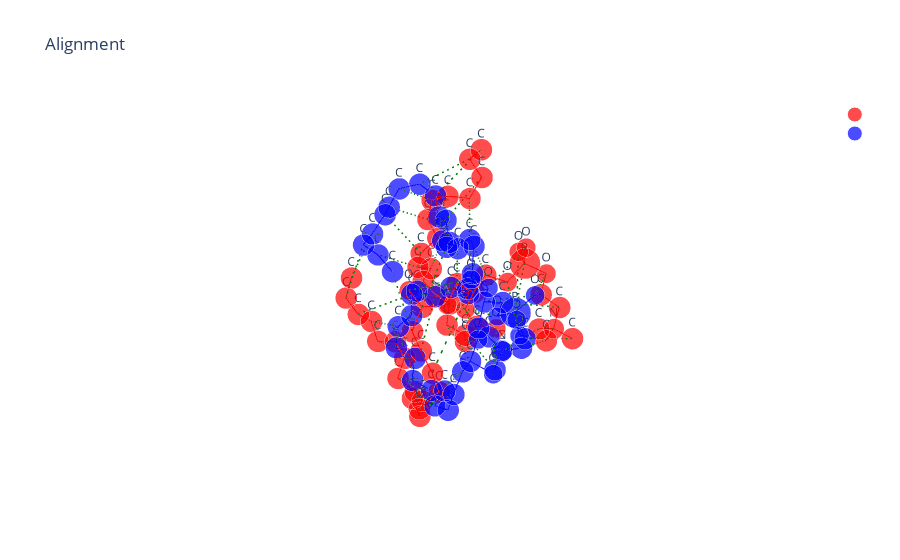

Write notebook code for a chart like this one.
### Code cell
data_path = "../Data/first_8_molecules_RDKIT"
ligand = '1ln1_DLP'
i = 0
path1 = os.path.join(data_path, 'extra_bio_ligands', ligand+'.xyz')
path2 = os.path.join('arbalign_output', ligand+'_conf'+str(i)+'-aligned_to-'+ligand+'.xyz')
molA = next(pybel.readfile("xyz", path1))
molB = next(pybel.readfile("xyz", path2))
X_A, T_A, B_A = otm.tl.process_molecule(molA, heavy_atoms_only=True) 
X_B, T_B, B_B = otm.tl.process_molecule(molB, heavy_atoms_only=True)
X_B_aligned, _, _ = otm.tl.kabsch(X_A, X_B, np.eye(X_A.shape[0]))
print(otm.tl.root_mean_square_deviation(X_A, X_B_aligned))
otm.pl.interactive_alignment_plot(X_A, X_B_aligned, T_A, T_B, B_A, B_B, assignment, '', '')

### Figure 1 — Plotly figure (JSON) as saved in the notebook; plotly's stock layout.template omitted (floating-point values rounded to 4 significant figures)
{"data": [{"marker": {"color": "red", "size": [15.2, 15.2, 15.2, 15.2, 15.2, 15.2, 15.2, 15.2, 15.2, 15.2, 15.2, 15.2, 15.2, 15.2, 15.2, 15.2, 15.2, 15.2, 15.2, 15.2, 15.2, 15.2, 15.2, 15.2, 15.2, 15.2, 15.2, 15.2, 15.2, 15.2, 15.2, 15.2, 15.2, 15.2, 15.2, 15.2, 15.2, 15.2, 15.2, 15.2, 15.2, 15.2, 15.2, 15.2, 14.2, 13.2, 13.2, 13.2, 13.2, 13.2, 13.2, 13.2, 13.2, 21.4], "symbol": "circle"}, "mode": "markers+text", "name": "", "text": ["C", "C", "C", "C", "C", "C", "C", "C", "C", "C", "C", "C", "C", "C", "C", "C", "C", "C", "C", "C", "C", "C", "C", "C", "C", "C", "C", "C", "C", "C", "C", "C", "C", "C", "C", "C", "C", "C", "C", "C", "C", "C", "C", "C", "N", "O", "O", "O", "O", "O", "O", "O", "O", "P"], "textposition": "top center", "type": "scatter3d", "x": [49.37, 50.8, 51.9, 46.91, 46.23, 48.26, 46.06, 46.67, 54.38, 55.62, 55.28, 55.72, 55.48, 56.67, 56.29, 55.65, 54.66, 54.22, 54.67, 53.89, 53.72, 54.27, 53.89, 54.84, 54.82, 54.18, 50.65, 51.1, 50.09, 50.45, 49.59, 49.41, 49.98, 49.79, 51.09, 51.13, 49.84, 49.55, 49.19, 49.07, 47.79, 46.98, 46.78, 45.31, 46.81, 51.08, 53.12, 54.44, 49.95, 46.23, 47.61, 48.44, 46.39, 47.17], "y": [49.7, 50.05, 49.65, 52.38, 53.47, 54.03, 54.69, 52.44, 49.3, 49.79, 50.08, 51.48, 51.75, 51.3, 50.84, 49.41, 49.2, 47.97, 46.71, 46.62, 45.49, 44.14, 43.03, 43.0, 41.66, 41.68, 50.25, 49.7, 48.74, 47.3, 46.71, 45.19, 44.38, 45.07, 45.2, 45.63, 45.86, 44.62, 44.69, 46.04, 46.74, 46.99, 45.73, 45.39, 53.64, 49.6, 50.07, 48.24, 51.3, 49.83, 51.32, 50.77, 52.23, 51.04], "z": [19.91, 19.48, 20.47, 18.5, 17.69, 16.44, 15.66, 15.52, 19.86, 19.07, 17.58, 17.08, 15.57, 14.71, 13.32, 13.28, 12.07, 11.68, 12.39, 13.71, 14.41, 13.96, 14.92, 16.08, 16.78, 18.18, 16.8, 15.45, 14.79, 15.07, 16.17, 16.02, 17.18, 18.5, 19.25, 20.53, 21.27, 22.05, 23.33, 24.0, 23.67, 24.92, 25.73, 25.92, 16.33, 18.07, 19.76, 20.55, 16.84, 20.36, 21.84, 19.45, 19.82, 20.4]}, {"marker": {"color": "blue", "size": [15.2, 15.2, 15.2, 15.2, 15.2, 15.2, 15.2, 15.2, 15.2, 15.2, 15.2, 15.2, 15.2, 15.2, 15.2, 15.2, 15.2, 15.2, 15.2, 15.2, 15.2, 15.2, 15.2, 15.2, 15.2, 15.2, 15.2, 15.2, 15.2, 15.2, 15.2, 15.2, 15.2, 15.2, 15.2, 15.2, 15.2, 15.2, 15.2, 15.2, 15.2, 15.2, 15.2, 15.2, 14.2, 13.2, 13.2, 13.2, 13.2, 13.2, 13.2, 13.2, 13.2, 21.4], "symbol": "circle"}, "mode": "markers+text", "name": "", "text": ["C", "C", "C", "C", "C", "C", "C", "C", "C", "C", "C", "C", "C", "C", "C", "C", "C", "C", "C", "C", "C", "C", "C", "C", "C", "C", "C", "C", "C", "C", "C", "C", "C", "C", "C", "C", "C", "C", "C", "C", "C", "C", "C", "C", "N", "O", "O", "O", "O", "O", "O", "O", "O", "P"], "textposition": "top center", "type": "scatter3d", "x": [51.81, 52.55, 49.72, 51.72, 50.39, 47.61, 47.98, 47.49, 51.68, 53.32, 49.4, 47.54, 53.36, 54.58, 53.35, 53.4, 54.82, 54.76, 54.07, 53.24, 52.41, 53.88, 53.02, 51.59, 53.93, 52.67, 52.83, 48.74, 49.56, 53.41, 46.55, 48.66, 50.48, 50.85, 53.94, 51.73, 49.13, 50.6, 49.56, 48.07, 50.89, 48.69, 48.59, 47.62, 48.33, 52.44, 50.31, 53.55, 52.95, 47.83, 51.88, 49.73, 47.61, 48.7], "y": [50.8, 51.42, 47.59, 51.65, 51.97, 51.84, 52.28, 50.05, 48.56, 45.31, 44.99, 46.64, 51.62, 52.05, 49.99, 48.74, 51.82, 50.55, 47.56, 46.94, 45.84, 45.76, 45.03, 44.96, 43.32, 42.59, 52.27, 49.78, 51.16, 52.26, 45.63, 45.91, 44.22, 47.37, 44.8, 42.88, 46.21, 41.88, 41.8, 44.12, 49.65, 45.46, 42.84, 43.34, 50.73, 51.94, 51.61, 52.24, 53.65, 51.34, 52.04, 52.98, 52.38, 51.77], "z": [23.44, 22.29, 21.12, 20.07, 19.51, 13.97, 15.34, 12.45, 22.41, 19.98, 15.82, 16.0, 15.6, 14.89, 12.64, 11.77, 13.49, 12.78, 12.36, 13.49, 16.2, 14.14, 15.1, 17.12, 21.36, 21.38, 19.15, 14.45, 12.76, 16.96, 15.45, 16.76, 16.48, 22.05, 21.26, 22.56, 20.8, 22.39, 23.38, 21.58, 23.04, 22.0, 23.74, 22.74, 13.44, 17.84, 18.19, 22.78, 16.58, 16.33, 21.33, 17.14, 18.81, 17.68]}, {"line": {"color": "red", "width": 2}, "mode": "lines", "showlegend": false, "type": "scatter3d", "x": [49.37, 50.8], "y": [49.7, 50.05], "z": [19.91, 19.48]}, {"line": {"color": "red", "width": 2}, "mode": "lines", "showlegend": false, "type": "scatter3d", "x": [49.37, 48.44], "y": [49.7, 50.77], "z": [19.91, 19.45]}, {"line": {"color": "red", "width": 2}, "mode": "lines", "showlegend": false, "type": "scatter3d", "x": [50.8, 51.9], "y": [50.05, 49.65], "z": [19.48, 20.47]}, {"line": {"color": "red", "width": 2}, "mode": "lines", "showlegend": false, "type": "scatter3d", "x": [50.8, 51.08], "y": [50.05, 49.6], "z": [19.48, 18.07]}, {"line": {"color": "red", "width": 2}, "mode": "lines", "showlegend": false, "type": "scatter3d", "x": [51.9, 53.12], "y": [49.65, 50.07], "z": [20.47, 19.76]}, {"line": {"color": "red", "width": 2}, "mode": "lines", "showlegend": false, "type": "scatter3d", "x": [46.91, 46.23], "y": [52.38, 53.47], "z": [18.5, 17.69]}, {"line": {"color": "red", "width": 2}, "mode": "lines", "showlegend": false, "type": "scatter3d", "x": [46.91, 46.39], "y": [52.38, 52.23], "z": [18.5, 19.82]}, {"line": {"color": "red", "width": 2}, "mode": "lines", "showlegend": false, "type": "scatter3d", "x": [46.23, 46.81], "y": [53.47, 53.64], "z": [17.69, 16.33]}, {"line": {"color": "red", "width": 2}, "mode": "lines", "showlegend": false, "type": "scatter3d", "x": [48.26, 46.81], "y": [54.03, 53.64], "z": [16.44, 16.33]}, {"line": {"color": "red", "width": 2}, "mode": "lines", "showlegend": false, "type": "scatter3d", "x": [46.06, 46.81], "y": [54.69, 53.64], "z": [15.66, 16.33]}, {"line": {"color": "red", "width": 2}, "mode": "lines", "showlegend": false, "type": "scatter3d", "x": [46.67, 46.81], "y": [52.44, 53.64], "z": [15.52, 16.33]}, {"line": {"color": "red", "width": 2}, "mode": "lines", "showlegend": false, "type": "scatter3d", "x": [54.38, 55.62], "y": [49.3, 49.79], "z": [19.86, 19.07]}, {"line": {"color": "red", "width": 2}, "mode": "lines", "showlegend": false, "type": "scatter3d", "x": [54.38, 53.12], "y": [49.3, 50.07], "z": [19.86, 19.76]}, {"line": {"color": "red", "width": 2}, "mode": "lines", "showlegend": false, "type": "scatter3d", "x": [54.38, 54.44], "y": [49.3, 48.24], "z": [19.86, 20.55]}, {"line": {"color": "red", "width": 2}, "mode": "lines", "showlegend": false, "type": "scatter3d", "x": [55.62, 55.28], "y": [49.79, 50.08], "z": [19.07, 17.58]}, {"line": {"color": "red", "width": 2}, "mode": "lines", "showlegend": false, "type": "scatter3d", "x": [55.28, 55.72], "y": [50.08, 51.48], "z": [17.58, 17.08]}, {"line": {"color": "red", "width": 2}, "mode": "lines", "showlegend": false, "type": "scatter3d", "x": [55.72, 55.48], "y": [51.48, 51.75], "z": [17.08, 15.57]}, {"line": {"color": "red", "width": 2}, "mode": "lines", "showlegend": false, "type": "scatter3d", "x": [55.48, 56.67], "y": [51.75, 51.3], "z": [15.57, 14.71]}, {"line": {"color": "red", "width": 2}, "mode": "lines", "showlegend": false, "type": "scatter3d", "x": [56.67, 56.29], "y": [51.3, 50.84], "z": [14.71, 13.32]}, {"line": {"color": "red", "width": 2}, "mode": "lines", "showlegend": false, "type": "scatter3d", "x": [56.29, 55.65], "y": [50.84, 49.41], "z": [13.32, 13.28]}, {"line": {"color": "red", "width": 2}, "mode": "lines", "showlegend": false, "type": "scatter3d", "x": [55.65, 54.66], "y": [49.41, 49.2], "z": [13.28, 12.07]}, {"line": {"color": "red", "width": 2}, "mode": "lines", "showlegend": false, "type": "scatter3d", "x": [54.66, 54.22], "y": [49.2, 47.97], "z": [12.07, 11.68]}, {"line": {"color": "red", "width": 2}, "mode": "lines", "showlegend": false, "type": "scatter3d", "x": [54.22, 54.67], "y": [47.97, 46.71], "z": [11.68, 12.39]}, {"line": {"color": "red", "width": 2}, "mode": "lines", "showlegend": false, "type": "scatter3d", "x": [54.67, 53.89], "y": [46.71, 46.62], "z": [12.39, 13.71]}, {"line": {"color": "red", "width": 2}, "mode": "lines", "showlegend": false, "type": "scatter3d", "x": [53.89, 53.72], "y": [46.62, 45.49], "z": [13.71, 14.41]}, {"line": {"color": "red", "width": 2}, "mode": "lines", "showlegend": false, "type": "scatter3d", "x": [53.72, 54.27], "y": [45.49, 44.14], "z": [14.41, 13.96]}, {"line": {"color": "red", "width": 2}, "mode": "lines", "showlegend": false, "type": "scatter3d", "x": [54.27, 53.89], "y": [44.14, 43.03], "z": [13.96, 14.92]}, {"line": {"color": "red", "width": 2}, "mode": "lines", "showlegend": false, "type": "scatter3d", "x": [53.89, 54.84], "y": [43.03, 43.0], "z": [14.92, 16.08]}, {"line": {"color": "red", "width": 2}, "mode": "lines", "showlegend": false, "type": "scatter3d", "x": [54.84, 54.82], "y": [43.0, 41.66], "z": [16.08, 16.78]}, {"line": {"color": "red", "width": 2}, "mode": "lines", "showlegend": false, "type": "scatter3d", "x": [54.82, 54.18], "y": [41.66, 41.68], "z": [16.78, 18.18]}, {"line": {"color": "red", "width": 2}, "mode": "lines", "showlegend": false, "type": "scatter3d", "x": [50.65, 51.1], "y": [50.25, 49.7], "z": [16.8, 15.45]}, {"line": {"color": "red", "width": 2}, "mode": "lines", "showlegend": false, "type": "scatter3d", "x": [50.65, 51.08], "y": [50.25, 49.6], "z": [16.8, 18.07]}, {"line": {"color": "red", "width": 2}, "mode": "lines", "showlegend": false, "type": "scatter3d", "x": [50.65, 49.95], "y": [50.25, 51.3], "z": [16.8, 16.84]}, {"line": {"color": "red", "width": 2}, "mode": "lines", "showlegend": false, "type": "scatter3d", "x": [51.1, 50.09], "y": [49.7, 48.74], "z": [15.45, 14.79]}, {"line": {"color": "red", "width": 2}, "mode": "lines", "showlegend": false, "type": "scatter3d", "x": [50.09, 50.45], "y": [48.74, 47.3], "z": [14.79, 15.07]}, {"line": {"color": "red", "width": 2}, "mode": "lines", "showlegend": false, "type": "scatter3d", "x": [50.45, 49.59], "y": [47.3, 46.71], "z": [15.07, 16.17]}, {"line": {"color": "red", "width": 2}, "mode": "lines", "showlegend": false, "type": "scatter3d", "x": [49.59, 49.41], "y": [46.71, 45.19], "z": [16.17, 16.02]}, {"line": {"color": "red", "width": 2}, "mode": "lines", "showlegend": false, "type": "scatter3d", "x": [49.41, 49.98], "y": [45.19, 44.38], "z": [16.02, 17.18]}, {"line": {"color": "red", "width": 2}, "mode": "lines", "showlegend": false, "type": "scatter3d", "x": [49.98, 49.79], "y": [44.38, 45.07], "z": [17.18, 18.5]}, {"line": {"color": "red", "width": 2}, "mode": "lines", "showlegend": false, "type": "scatter3d", "x": [49.79, 51.09], "y": [45.07, 45.2], "z": [18.5, 19.25]}, {"line": {"color": "red", "width": 2}, "mode": "lines", "showlegend": false, "type": "scatter3d", "x": [51.09, 51.13], "y": [45.2, 45.63], "z": [19.25, 20.53]}, {"line": {"color": "red", "width": 2}, "mode": "lines", "showlegend": false, "type": "scatter3d", "x": [51.13, 49.84], "y": [45.63, 45.86], "z": [20.53, 21.27]}, {"line": {"color": "red", "width": 2}, "mode": "lines", "showlegend": false, "type": "scatter3d", "x": [49.84, 49.55], "y": [45.86, 44.62], "z": [21.27, 22.05]}, {"line": {"color": "red", "width": 2}, "mode": "lines", "showlegend": false, "type": "scatter3d", "x": [49.55, 49.19], "y": [44.62, 44.69], "z": [22.05, 23.33]}, {"line": {"color": "red", "width": 2}, "mode": "lines", "showlegend": false, "type": "scatter3d", "x": [49.19, 49.07], "y": [44.69, 46.04], "z": [23.33, 24.0]}, {"line": {"color": "red", "width": 2}, "mode": "lines", "showlegend": false, "type": "scatter3d", "x": [49.07, 47.79], "y": [46.04, 46.74], "z": [24.0, 23.67]}, {"line": {"color": "red", "width": 2}, "mode": "lines", "showlegend": false, "type": "scatter3d", "x": [47.79, 46.98], "y": [46.74, 46.99], "z": [23.67, 24.92]}, {"line": {"color": "red", "width": 2}, "mode": "lines", "showlegend": false, "type": "scatter3d", "x": [46.98, 46.78], "y": [46.99, 45.73], "z": [24.92, 25.73]}, {"line": {"color": "red", "width": 2}, "mode": "lines", "showlegend": false, "type": "scatter3d", "x": [46.78, 45.31], "y": [45.73, 45.39], "z": [25.73, 25.92]}, {"line": {"color": "red", "width": 2}, "mode": "lines", "showlegend": false, "type": "scatter3d", "x": [46.23, 47.17], "y": [49.83, 51.04], "z": [20.36, 20.4]}, {"line": {"color": "red", "width": 2}, "mode": "lines", "showlegend": false, "type": "scatter3d", "x": [47.61, 47.17], "y": [51.32, 51.04], "z": [21.84, 20.4]}, {"line": {"color": "red", "width": 2}, "mode": "lines", "showlegend": false, "type": "scatter3d", "x": [48.44, 47.17], "y": [50.77, 51.04], "z": [19.45, 20.4]}, {"line": {"color": "red", "width": 2}, "mode": "lines", "showlegend": false, "type": "scatter3d", "x": [46.39, 47.17], "y": [52.23, 51.04], "z": [19.82, 20.4]}, {"line": {"color": "blue", "width": 2}, "mode": "lines", "showlegend": false, "type": "scatter3d", "x": [51.81, 52.55], "y": [50.8, 51.42], "z": [23.44, 22.29]}, {"line": {"color": "blue", "width": 2}, "mode": "lines", "showlegend": false, "type": "scatter3d", "x": [51.81, 50.89], "y": [50.8, 49.65], "z": [23.44, 23.04]}, {"line": {"color": "blue", "width": 2}, "mode": "lines", "showlegend": false, "type": "scatter3d", "x": [52.55, 53.55], "y": [51.42, 52.24], "z": [22.29, 22.78]}, {"line": {"color": "blue", "width": 2}, "mode": "lines", "showlegend": false, "type": "scatter3d", "x": [52.55, 51.88], "y": [51.42, 52.04], "z": [22.29, 21.33]}, {"line": {"color": "blue", "width": 2}, "mode": "lines", "showlegend": false, "type": "scatter3d", "x": [49.72, 50.85], "y": [47.59, 47.37], "z": [21.12, 22.05]}, {"line": {"color": "blue", "width": 2}, "mode": "lines", "showlegend": false, "type": "scatter3d", "x": [49.72, 49.13], "y": [47.59, 46.21], "z": [21.12, 20.8]}, {"line": {"color": "blue", "width": 2}, "mode": "lines", "showlegend": false, "type": "scatter3d", "x": [51.72, 50.39], "y": [51.65, 51.97], "z": [20.07, 19.51]}, {"line": {"color": "blue", "width": 2}, "mode": "lines", "showlegend": false, "type": "scatter3d", "x": [51.72, 52.83], "y": [51.65, 52.27], "z": [20.07, 19.15]}, {"line": {"color": "blue", "width": 2}, "mode": "lines", "showlegend": false, "type": "scatter3d", "x": [51.72, 51.88], "y": [51.65, 52.04], "z": [20.07, 21.33]}, {"line": {"color": "blue", "width": 2}, "mode": "lines", "showlegend": false, "type": "scatter3d", "x": [50.39, 50.31], "y": [51.97, 51.61], "z": [19.51, 18.19]}, {"line": {"color": "blue", "width": 2}, "mode": "lines", "showlegend": false, "type": "scatter3d", "x": [47.61, 47.98], "y": [51.84, 52.28], "z": [13.97, 15.34]}, {"line": {"color": "blue", "width": 2}, "mode": "lines", "showlegend": false, "type": "scatter3d", "x": [47.61, 48.33], "y": [51.84, 50.73], "z": [13.97, 13.44]}, {"line": {"color": "blue", "width": 2}, "mode": "lines", "showlegend": false, "type": "scatter3d", "x": [47.98, 47.83], "y": [52.28, 51.34], "z": [15.34, 16.33]}, {"line": {"color": "blue", "width": 2}, "mode": "lines", "showlegend": false, "type": "scatter3d", "x": [47.49, 48.33], "y": [50.05, 50.73], "z": [12.45, 13.44]}, {"line": {"color": "blue", "width": 2}, "mode": "lines", "showlegend": false, "type": "scatter3d", "x": [51.68, 50.85], "y": [48.56, 47.37], "z": [22.41, 22.05]}, {"line": {"color": "blue", "width": 2}, "mode": "lines", "showlegend": false, "type": "scatter3d", "x": [51.68, 50.89], "y": [48.56, 49.65], "z": [22.41, 23.04]}, {"line": {"color": "blue", "width": 2}, "mode": "lines", "showlegend": false, "type": "scatter3d", "x": [53.32, 53.94], "y": [45.31, 44.8], "z": [19.98, 21.26]}, {"line": {"color": "blue", "width": 2}, "mode": "lines", "showlegend": false, "type": "scatter3d", "x": [49.4, 48.66], "y": [44.99, 45.91], "z": [15.82, 16.76]}, {"line": {"color": "blue", "width": 2}, "mode": "lines", "showlegend": false, "type": "scatter3d", "x": [49.4, 50.48], "y": [44.99, 44.22], "z": [15.82, 16.48]}, {"line": {"color": "blue", "width": 2}, "mode": "lines", "showlegend": false, "type": "scatter3d", "x": [47.54, 46.55], "y": [46.64, 45.63], "z": [16.0, 15.45]}, {"line": {"color": "blue", "width": 2}, "mode": "lines", "showlegend": false, "type": "scatter3d", "x": [47.54, 48.66], "y": [46.64, 45.91], "z": [16.0, 16.76]}, {"line": {"color": "blue", "width": 2}, "mode": "lines", "showlegend": false, "type": "scatter3d", "x": [53.36, 54.58], "y": [51.62, 52.05], "z": [15.6, 14.89]}, {"line": {"color": "blue", "width": 2}, "mode": "lines", "showlegend": false, "type": "scatter3d", "x": [53.36, 53.41], "y": [51.62, 52.26], "z": [15.6, 16.96]}, {"line": {"color": "blue", "width": 2}, "mode": "lines", "showlegend": false, "type": "scatter3d", "x": [54.58, 54.82], "y": [52.05, 51.82], "z": [14.89, 13.49]}, {"line": {"color": "blue", "width": 2}, "mode": "lines", "showlegend": false, "type": "scatter3d", "x": [53.35, 53.4], "y": [49.99, 48.74], "z": [12.64, 11.77]}, {"line": {"color": "blue", "width": 2}, "mode": "lines", "showlegend": false, "type": "scatter3d", "x": [53.35, 54.76], "y": [49.99, 50.55], "z": [12.64, 12.78]}, {"line": {"color": "blue", "width": 2}, "mode": "lines", "showlegend": false, "type": "scatter3d", "x": [53.4, 54.07], "y": [48.74, 47.56], "z": [11.77, 12.36]}, {"line": {"color": "blue", "width": 2}, "mode": "lines", "showlegend": false, "type": "scatter3d", "x": [54.82, 54.76], "y": [51.82, 50.55], "z": [13.49, 12.78]}, {"line": {"color": "blue", "width": 2}, "mode": "lines", "showlegend": false, "type": "scatter3d", "x": [54.07, 53.24], "y": [47.56, 46.94], "z": [12.36, 13.49]}, {"line": {"color": "blue", "width": 2}, "mode": "lines", "showlegend": false, "type": "scatter3d", "x": [53.24, 53.88], "y": [46.94, 45.76], "z": [13.49, 14.14]}, {"line": {"color": "blue", "width": 2}, "mode": "lines", "showlegend": false, "type": "scatter3d", "x": [52.41, 53.02], "y": [45.84, 45.03], "z": [16.2, 15.1]}, {"line": {"color": "blue", "width": 2}, "mode": "lines", "showlegend": false, "type": "scatter3d", "x": [52.41, 51.59], "y": [45.84, 44.96], "z": [16.2, 17.12]}, {"line": {"color": "blue", "width": 2}, "mode": "lines", "showlegend": false, "type": "scatter3d", "x": [53.88, 53.02], "y": [45.76, 45.03], "z": [14.14, 15.1]}, {"line": {"color": "blue", "width": 2}, "mode": "lines", "showlegend": false, "type": "scatter3d", "x": [51.59, 50.48], "y": [44.96, 44.22], "z": [17.12, 16.48]}, {"line": {"color": "blue", "width": 2}, "mode": "lines", "showlegend": false, "type": "scatter3d", "x": [53.93, 52.67], "y": [43.32, 42.59], "z": [21.36, 21.38]}, {"line": {"color": "blue", "width": 2}, "mode": "lines", "showlegend": false, "type": "scatter3d", "x": [53.93, 53.94], "y": [43.32, 44.8], "z": [21.36, 21.26]}, {"line": {"color": "blue", "width": 2}, "mode": "lines", "showlegend": false, "type": "scatter3d", "x": [52.67, 51.73], "y": [42.59, 42.88], "z": [21.38, 22.56]}, {"line": {"color": "blue", "width": 2}, "mode": "lines", "showlegend": false, "type": "scatter3d", "x": [52.83, 52.44], "y": [52.27, 51.94], "z": [19.15, 17.84]}, {"line": {"color": "blue", "width": 2}, "mode": "lines", "showlegend": false, "type": "scatter3d", "x": [48.74, 48.33], "y": [49.78, 50.73], "z": [14.45, 13.44]}, {"line": {"color": "blue", "width": 2}, "mode": "lines", "showlegend": false, "type": "scatter3d", "x": [49.56, 48.33], "y": [51.16, 50.73], "z": [12.76, 13.44]}, {"line": {"color": "blue", "width": 2}, "mode": "lines", "showlegend": false, "type": "scatter3d", "x": [53.41, 52.44], "y": [52.26, 51.94], "z": [16.96, 17.84]}, {"line": {"color": "blue", "width": 2}, "mode": "lines", "showlegend": false, "type": "scatter3d", "x": [53.41, 52.95], "y": [52.26, 53.65], "z": [16.96, 16.58]}, {"line": {"color": "blue", "width": 2}, "mode": "lines", "showlegend": false, "type": "scatter3d", "x": [51.73, 50.6], "y": [42.88, 41.88], "z": [22.56, 22.39]}, {"line": {"color": "blue", "width": 2}, "mode": "lines", "showlegend": false, "type": "scatter3d", "x": [49.13, 48.69], "y": [46.21, 45.46], "z": [20.8, 22.0]}, {"line": {"color": "blue", "width": 2}, "mode": "lines", "showlegend": false, "type": "scatter3d", "x": [50.6, 49.56], "y": [41.88, 41.8], "z": [22.39, 23.38]}, {"line": {"color": "blue", "width": 2}, "mode": "lines", "showlegend": false, "type": "scatter3d", "x": [49.56, 48.59], "y": [41.8, 42.84], "z": [23.38, 23.74]}, {"line": {"color": "blue", "width": 2}, "mode": "lines", "showlegend": false, "type": "scatter3d", "x": [48.07, 48.69], "y": [44.12, 45.46], "z": [21.58, 22.0]}, {"line": {"color": "blue", "width": 2}, "mode": "lines", "showlegend": false, "type": "scatter3d", "x": [48.07, 47.62], "y": [44.12, 43.34], "z": [21.58, 22.74]}, {"line": {"color": "blue", "width": 2}, "mode": "lines", "showlegend": false, "type": "scatter3d", "x": [48.59, 47.62], "y": [42.84, 43.34], "z": [23.74, 22.74]}, {"line": {"color": "blue", "width": 2}, "mode": "lines", "showlegend": false, "type": "scatter3d", "x": [50.31, 48.7], "y": [51.61, 51.77], "z": [18.19, 17.68]}, {"line": {"color": "blue", "width": 2}, "mode": "lines", "showlegend": false, "type": "scatter3d", "x": [47.83, 48.7], "y": [51.34, 51.77], "z": [16.33, 17.68]}, {"line": {"color": "blue", "width": 2}, "mode": "lines", "showlegend": false, "type": "scatter3d", "x": [49.73, 48.7], "y": [52.98, 51.77], "z": [17.14, 17.68]}, {"line": {"color": "blue", "width": 2}, "mode": "lines", "showlegend": false, "type": "scatter3d", "x": [47.61, 48.7], "y": [52.38, 51.77], "z": [18.81, 17.68]}, {"line": {"color": "green", "dash": "longdash", "width": 3}, "mode": "lines", "showlegend": false, "type": "scatter3d", "x": [49.37, 51.81], "y": [49.7, 50.8], "z": [19.91, 23.44]}, {"line": {"color": "green", "dash": "longdash", "width": 3}, "mode": "lines", "showlegend": false, "type": "scatter3d", "x": [50.8, 52.55], "y": [50.05, 51.42], "z": [19.48, 22.29]}, {"line": {"color": "green", "dash": "longdash", "width": 3}, "mode": "lines", "showlegend": false, "type": "scatter3d", "x": [51.9, 49.72], "y": [49.65, 47.59], "z": [20.47, 21.12]}, {"line": {"color": "green", "dash": "longdash", "width": 3}, "mode": "lines", "showlegend": false, "type": "scatter3d", "x": [46.91, 51.72], "y": [52.38, 51.65], "z": [18.5, 20.07]}, {"line": {"color": "green", "dash": "longdash", "width": 3}, "mode": "lines", "showlegend": false, "type": "scatter3d", "x": [46.23, 50.39], "y": [53.47, 51.97], "z": [17.69, 19.51]}, {"line": {"color": "green", "dash": "longdash", "width": 3}, "mode": "lines", "showlegend": false, "type": "scatter3d", "x": [48.26, 47.61], "y": [54.03, 51.84], "z": [16.44, 13.97]}, {"line": {"color": "green", "dash": "longdash", "width": 3}, "mode": "lines", "showlegend": false, "type": "scatter3d", "x": [46.06, 47.98], "y": [54.69, 52.28], "z": [15.66, 15.34]}, {"line": {"color": "green", "dash": "longdash", "width": 3}, "mode": "lines", "showlegend": false, "type": "scatter3d", "x": [46.67, 47.49], "y": [52.44, 50.05], "z": [15.52, 12.45]}, {"line": {"color": "green", "dash": "longdash", "width": 3}, "mode": "lines", "showlegend": false, "type": "scatter3d", "x": [54.38, 51.68], "y": [49.3, 48.56], "z": [19.86, 22.41]}, {"line": {"color": "green", "dash": "longdash", "width": 3}, "mode": "lines", "showlegend": false, "type": "scatter3d", "x": [55.62, 53.32], "y": [49.79, 45.31], "z": [19.07, 19.98]}, {"line": {"color": "green", "dash": "longdash", "width": 3}, "mode": "lines", "showlegend": false, "type": "scatter3d", "x": [55.28, 49.4], "y": [50.08, 44.99], "z": [17.58, 15.82]}, {"line": {"color": "green", "dash": "longdash", "width": 3}, "mode": "lines", "showlegend": false, "type": "scatter3d", "x": [55.72, 47.54], "y": [51.48, 46.64], "z": [17.08, 16.0]}, {"line": {"color": "green", "dash": "longdash", "width": 3}, "mode": "lines", "showlegend": false, "type": "scatter3d", "x": [55.48, 53.36], "y": [51.75, 51.62], "z": [15.57, 15.6]}, {"line": {"color": "green", "dash": "longdash", "width": 3}, "mode": "lines", "showlegend": false, "type": "scatter3d", "x": [56.67, 54.58], "y": [51.3, 52.05], "z": [14.71, 14.89]}, {"line": {"color": "green", "dash": "longdash", "width": 3}, "mode": "lines", "showlegend": false, "type": "scatter3d", "x": [56.29, 53.35], "y": [50.84, 49.99], "z": [13.32, 12.64]}, {"line": {"color": "green", "dash": "longdash", "width": 3}, "mode": "lines", "showlegend": false, "type": "scatter3d", "x": [55.65, 53.4], "y": [49.41, 48.74], "z": [13.28, 11.77]}, {"line": {"color": "green", "dash": "longdash", "width": 3}, "mode": "lines", "showlegend": false, "type": "scatter3d", "x": [54.66, 54.82], "y": [49.2, 51.82], "z": [12.07, 13.49]}, {"line": {"color": "green", "dash": "longdash", "width": 3}, "mode": "lines", "showlegend": false, "type": "scatter3d", "x": [54.22, 54.76], "y": [47.97, 50.55], "z": [11.68, 12.78]}, {"line": {"color": "green", "dash": "longdash", "width": 3}, "mode": "lines", "showlegend": false, "type": "scatter3d", "x": [54.67, 54.07], "y": [46.71, 47.56], "z": [12.39, 12.36]}, {"line": {"color": "green", "dash": "longdash", "width": 3}, "mode": "lines", "showlegend": false, "type": "scatter3d", "x": [53.89, 53.24], "y": [46.62, 46.94], "z": [13.71, 13.49]}, {"line": {"color": "green", "dash": "longdash", "width": 3}, "mode": "lines", "showlegend": false, "type": "scatter3d", "x": [53.72, 52.41], "y": [45.49, 45.84], "z": [14.41, 16.2]}, {"line": {"color": "green", "dash": "longdash", "width": 3}, "mode": "lines", "showlegend": false, "type": "scatter3d", "x": [54.27, 53.88], "y": [44.14, 45.76], "z": [13.96, 14.14]}, {"line": {"color": "green", "dash": "longdash", "width": 3}, "mode": "lines", "showlegend": false, "type": "scatter3d", "x": [53.89, 53.02], "y": [43.03, 45.03], "z": [14.92, 15.1]}, {"line": {"color": "green", "dash": "longdash", "width": 3}, "mode": "lines", "showlegend": false, "type": "scatter3d", "x": [54.84, 51.59], "y": [43.0, 44.96], "z": [16.08, 17.12]}, {"line": {"color": "green", "dash": "longdash", "width": 3}, "mode": "lines", "showlegend": false, "type": "scatter3d", "x": [54.82, 53.93], "y": [41.66, 43.32], "z": [16.78, 21.36]}, {"line": {"color": "green", "dash": "longdash", "width": 3}, "mode": "lines", "showlegend": false, "type": "scatter3d", "x": [54.18, 52.67], "y": [41.68, 42.59], "z": [18.18, 21.38]}, {"line": {"color": "green", "dash": "longdash", "width": 3}, "mode": "lines", "showlegend": false, "type": "scatter3d", "x": [50.65, 52.83], "y": [50.25, 52.27], "z": [16.8, 19.15]}, {"line": {"color": "green", "dash": "longdash", "width": 3}, "mode": "lines", "showlegend": false, "type": "scatter3d", "x": [51.1, 48.74], "y": [49.7, 49.78], "z": [15.45, 14.45]}, {"line": {"color": "green", "dash": "longdash", "width": 3}, "mode": "lines", "showlegend": false, "type": "scatter3d", "x": [50.09, 49.56], "y": [48.74, 51.16], "z": [14.79, 12.76]}, {"line": {"color": "green", "dash": "longdash", "width": 3}, "mode": "lines", "showlegend": false, "type": "scatter3d", "x": [50.45, 53.41], "y": [47.3, 52.26], "z": [15.07, 16.96]}, {"line": {"color": "green", "dash": "longdash", "width": 3}, "mode": "lines", "showlegend": false, "type": "scatter3d", "x": [49.59, 46.55], "y": [46.71, 45.63], "z": [16.17, 15.45]}, {"line": {"color": "green", "dash": "longdash", "width": 3}, "mode": "lines", "showlegend": false, "type": "scatter3d", "x": [49.41, 48.66], "y": [45.19, 45.91], "z": [16.02, 16.76]}, {"line": {"color": "green", "dash": "longdash", "width": 3}, "mode": "lines", "showlegend": false, "type": "scatter3d", "x": [49.98, 50.48], "y": [44.38, 44.22], "z": [17.18, 16.48]}, {"line": {"color": "green", "dash": "longdash", "width": 3}, "mode": "lines", "showlegend": false, "type": "scatter3d", "x": [49.79, 50.85], "y": [45.07, 47.37], "z": [18.5, 22.05]}, {"line": {"color": "green", "dash": "longdash", "width": 3}, "mode": "lines", "showlegend": false, "type": "scatter3d", "x": [51.09, 53.94], "y": [45.2, 44.8], "z": [19.25, 21.26]}, {"line": {"color": "green", "dash": "longdash", "width": 3}, "mode": "lines", "showlegend": false, "type": "scatter3d", "x": [51.13, 51.73], "y": [45.63, 42.88], "z": [20.53, 22.56]}, {"line": {"color": "green", "dash": "longdash", "width": 3}, "mode": "lines", "showlegend": false, "type": "scatter3d", "x": [49.84, 49.13], "y": [45.86, 46.21], "z": [21.27, 20.8]}, {"line": {"color": "green", "dash": "longdash", "width": 3}, "mode": "lines", "showlegend": false, "type": "scatter3d", "x": [49.55, 50.6], "y": [44.62, 41.88], "z": [22.05, 22.39]}, {"line": {"color": "green", "dash": "longdash", "width": 3}, "mode": "lines", "showlegend": false, "type": "scatter3d", "x": [49.19, 49.56], "y": [44.69, 41.8], "z": [23.33, 23.38]}, {"line": {"color": "green", "dash": "longdash", "width": 3}, "mode": "lines", "showlegend": false, "type": "scatter3d", "x": [49.07, 48.07], "y": [46.04, 44.12], "z": [24.0, 21.58]}, {"line": {"color": "green", "dash": "longdash", "width": 3}, "mode": "lines", "showlegend": false, "type": "scatter3d", "x": [47.79, 50.89], "y": [46.74, 49.65], "z": [23.67, 23.04]}, {"line": {"color": "green", "dash": "longdash", "width": 3}, "mode": "lines", "showlegend": false, "type": "scatter3d", "x": [46.98, 48.69], "y": [46.99, 45.46], "z": [24.92, 22.0]}, {"line": {"color": "green", "dash": "longdash", "width": 3}, "mode": "lines", "showlegend": false, "type": "scatter3d", "x": [46.78, 48.59], "y": [45.73, 42.84], "z": [25.73, 23.74]}, {"line": {"color": "green", "dash": "longdash", "width": 3}, "mode": "lines", "showlegend": false, "type": "scatter3d", "x": [45.31, 47.62], "y": [45.39, 43.34], "z": [25.92, 22.74]}, {"line": {"color": "green", "dash": "longdash", "width": 3}, "mode": "lines", "showlegend": false, "type": "scatter3d", "x": [46.81, 48.33], "y": [53.64, 50.73], "z": [16.33, 13.44]}, {"line": {"color": "green", "dash": "longdash", "width": 3}, "mode": "lines", "showlegend": false, "type": "scatter3d", "x": [51.08, 52.44], "y": [49.6, 51.94], "z": [18.07, 17.84]}, {"line": {"color": "green", "dash": "longdash", "width": 3}, "mode": "lines", "showlegend": false, "type": "scatter3d", "x": [53.12, 50.31], "y": [50.07, 51.61], "z": [19.76, 18.19]}, {"line": {"color": "green", "dash": "longdash", "width": 3}, "mode": "lines", "showlegend": false, "type": "scatter3d", "x": [54.44, 53.55], "y": [48.24, 52.24], "z": [20.55, 22.78]}, {"line": {"color": "green", "dash": "longdash", "width": 3}, "mode": "lines", "showlegend": false, "type": "scatter3d", "x": [49.95, 52.95], "y": [51.3, 53.65], "z": [16.84, 16.58]}, {"line": {"color": "green", "dash": "longdash", "width": 3}, "mode": "lines", "showlegend": false, "type": "scatter3d", "x": [46.23, 47.83], "y": [49.83, 51.34], "z": [20.36, 16.33]}, {"line": {"color": "green", "dash": "longdash", "width": 3}, "mode": "lines", "showlegend": false, "type": "scatter3d", "x": [47.61, 51.88], "y": [51.32, 52.04], "z": [21.84, 21.33]}, {"line": {"color": "green", "dash": "longdash", "width": 3}, "mode": "lines", "showlegend": false, "type": "scatter3d", "x": [48.44, 49.73], "y": [50.77, 52.98], "z": [19.45, 17.14]}, {"line": {"color": "green", "dash": "longdash", "width": 3}, "mode": "lines", "showlegend": false, "type": "scatter3d", "x": [46.39, 47.61], "y": [52.23, 52.38], "z": [19.82, 18.81]}, {"line": {"color": "green", "dash": "longdash", "width": 3}, "mode": "lines", "showlegend": false, "type": "scatter3d", "x": [47.17, 48.7], "y": [51.04, 51.77], "z": [20.4, 17.68]}], "layout": {"scene": {"aspectmode": "data", "xaxis": {"title": {"text": "X"}, "visible": false}, "yaxis": {"title": {"text": "Y"}, "visible": false}, "zaxis": {"title": {"text": "Z"}, "visible": false}}, "showlegend": true, "title": {"text": "  Alignment"}}}
